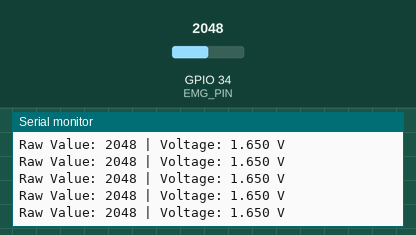
Bench run of a sketch on a simulated ESP32. Shown: the last lines printed to the serial monitor. The test bench sets the inputs (shaded band); at power-on: GPIO 34 (EMG_PIN) = 2048.

Above: at 1.2 s.
1.3 s: GPIO 34 (EMG_PIN) set to 2866
At 1.32 s:
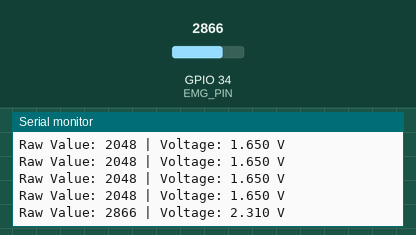
2.8 s: GPIO 34 (EMG_PIN) set to 3603
At 2.83 s:
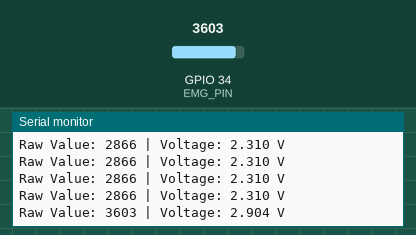
Timing chart, 0 to 5.8 s (numbered marks = the images above; inputs shaded):
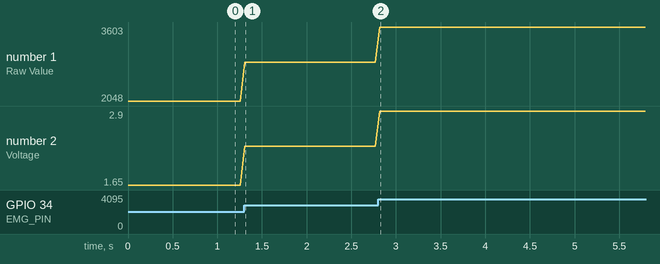

Measured:
- after the input at 1.3 s, the serial monitor: prints a new line at once (image 1)
- after the input at 2.8 s, the serial monitor: prints a new line at once (image 2)
- plotted number 1: 2048 → 2866 after the input at 1.3 s, 2866 → 3603 after the input at 2.8 s
- plotted number 2: 1.65 → 2.31 after the input at 1.3 s, 2.31 → 2.9 after the input at 2.8 s

The sketch:

1_2_mikroeEMGclick_sketch.ino
```cpp
#define EMG_PIN 34

void setup() {
  Serial.begin(115200);
  pinMode(EMG_PIN, INPUT);
}

void loop() {
  // Read raw analog value (12-bit ADC: 0-4095)
  int rawValue = analogRead(EMG_PIN);

  // Convert raw value to voltage
  float voltage = (rawValue / 4095.0) * 3.3;

  // Print the results
  Serial.print("Raw Value: ");
  Serial.print(rawValue);
  Serial.print(" | Voltage: ");
  Serial.print(voltage, 3);  // 3 decimal places
  Serial.println(" V");

  delay(50);  // Adjust delay for sampling rate (e.g., 50ms = 20Hz)
}
```
